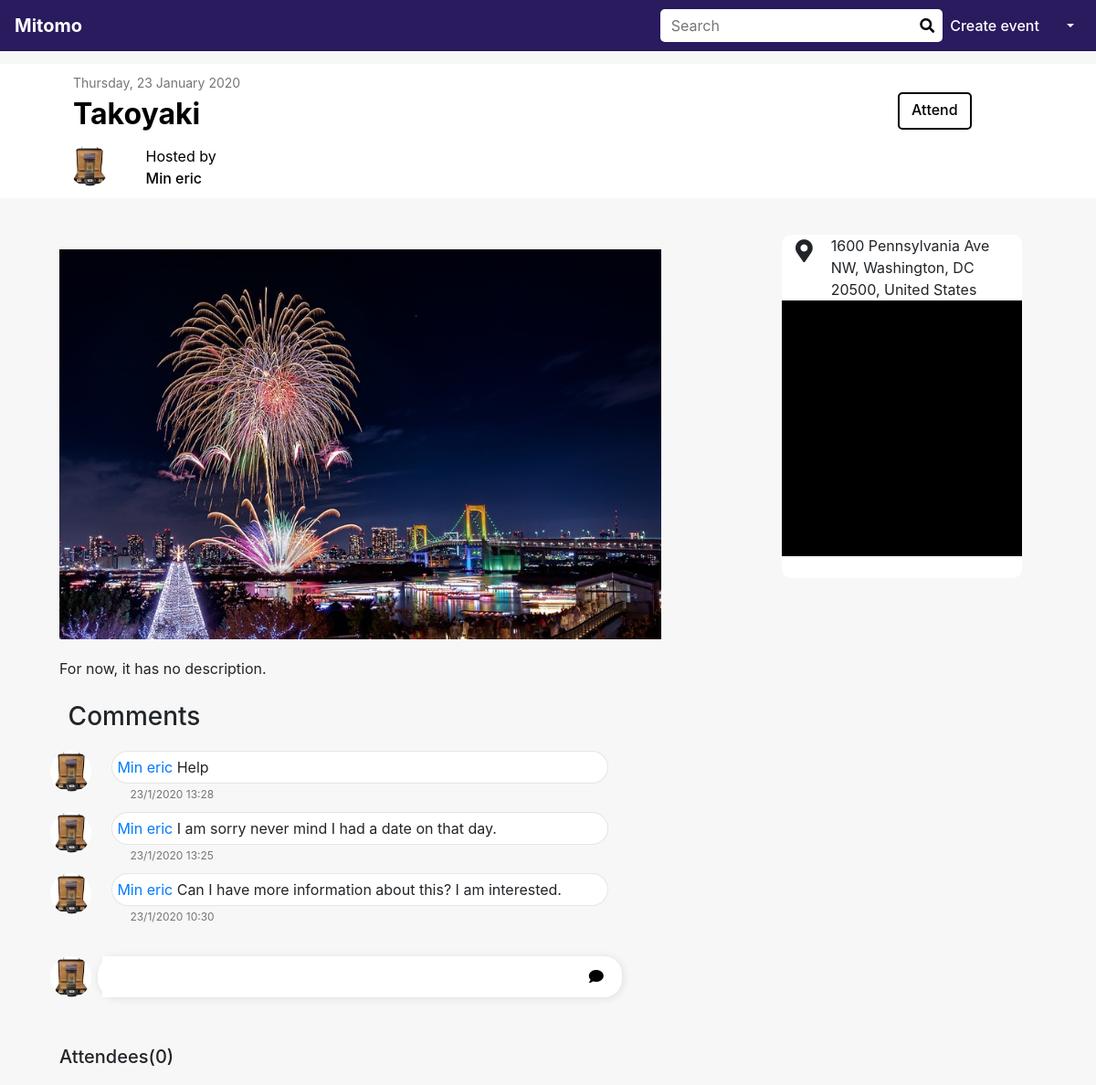
The app's page /detail/7/ (signed in) with its own data.
### tomo/models.py (models this page shows, shortened)
class Event(models.Model):
    name = models.CharField(max_length=1024)
    detail = models.TextField()
    hosted_at = models.DateTimeField(default=timezone.now())
    created_at = models.DateTimeField(default=timezone.now())
    tags = models.ManyToManyField(Tag)
    address = models.TextField(default="")
    lat = models.FloatField(default=1)
    lng = models.FloatField(default=1)
    host = models.ForeignKey(User, related_name="events", on_delete=models.CASCADE, default=8)
    cover_image = models.ImageField(upload_to=getEventImageFolder, default="default.jpg")
    attendees = models.ManyToManyField(User)

class User(AuthUser):
    description = models.TextField(default="")
    contact = models.TextField(default="")
    age = models.IntegerField(default=0)
    first_time = models.IntegerField(default=1)
    tags = models.ManyToManyField(Tag)
    avatar_image = models.ImageField(upload_to=getUserImageFolder, default="default.jpg")

class Comment(models.Model):
    content = models.TextField()
    like = models.IntegerField(default=0)
    dislike = models.IntegerField(default=0)
    date = models.DateTimeField(default=timezone.now())
    event = models.ForeignKey(Event, related_name='comments', on_delete=models.CASCADE, default=1)
    user = models.ForeignKey(User, related_name='comments', on_delete=models.CASCADE, default=8)

### tomo/views.py (the view, shortened to what this page needs)
# urls.py: path('detail/<int:event_id>/', views.detail, name='detail'), #event_detail
def detail(request, event_id):
    try:
        event = Event.objects.get(pk=event_id)
    except Event.DoesNotExist:
        raise Http404("Event does not exist")
    try:
        user = User.objects.get(pk=getCurrentUserId(request))
        attended = event.attendees.filter(pk=user.id).exists()
        hosted = False
        if event.host == user:
            hosted = True
        context = {
            'event': event,
            'comments': event.comments.order_by('-date'),
            'user': user,
            'attended': attended,
            'hosted': hosted,
        }
    except:
        context = {
            'event': event,
            'comments': event.comments.order_by('-date'),
        }
    return render(request, 'detail.html', context)

### tomo/helper.py (called while the page is built)
def getCurrentUserId(request):
    if 'user_id' in request.session and request.session['user_id']:
        user_id = request.session['user_id']
        try:
            user = User.objects.get(pk=user_id)
        except:
            return NO_USER
        return request.session['user_id']
    else:
        return NO_USER

### tomo/templates/detail.html (shortened to what this page needs)
{% load static %}
<!DOCTYPE html>
<html>
    <head>
        <link rel="stylesheet" href="https://use.fontawesome.com/releases/v5.7.0/css/all.css"
>
        <link rel="stylesheet" href="//code.jquery.com/ui/1.12.1/themes/base/jquery-ui.css">
        <link rel="stylesheet" type="text/css" href="{% static 'css/bootstrap.min.css' %}" />
        <link rel="stylesheet" type="text/css" href="{% static 'css/all.min.css' %}" />
        <link rel="stylesheet" type="text/css" href="{% static 'css/detail.css' %}" />
    </head>
    <body class = "body">
        <div class="head-bar">
            {% include 'navbar.html' %}
        </div>
        <div class="top">
            <div class="event-time">{{ event.hosted_at | date:"l, j F Y" }}</div>
            <div class="row">
                <div class="col-3 event-name">
                    {{ event.name }}
                </div>
                <div class="col-2 offset-6">
                    {% if attended %}
                        <div class="attend-btn" onclick="attend()">
                            <i class="fa fa-check"> </i>Attended
                        </div>
                    {% elif hosted %}
                        <div class="attend-btn" onclick="update()">
                            Update
                        </div>
                    {% else %}
                        <div class="attend-btn" onclick="attend()">
                            Attend
                        </div>
                    {% endif %}
                </div>
            </div>
            <div class="row host-row">
                <div class="col-1 padding-0">
                    <div class="host-avatar-image-div">
                        <img class="host-avatar-image" src="{{ event.host.avatar_image.url }}">
                    </div>
                </div>
                <div class="col-3  padding-0">
                        <div>Hosted by</div>
                        <a class="host-name" href="{% url 'user_profile' event.host.username %}">{{ event.host.first_name }} {{ event.host.last_name }}</a>
                </div>
            </div>
        </div>
        <div class="box">
            <div class="row">
                <div class="one col-7">
                    <img id="ava" src="{{ event.cover_image.url }}" alt="Avatar">
                    {% if event.detail %}
                        <div>{{ event.detail | linebreaksbr}}</div>
                    {% else %}
                        <div>For now, it has no description.</div>
                    {% endif %}
                    <br>
                    <h3 class="comments-title" style="padding-left: 1.2vh;" >Comments</h3>
                    {% if comments %}
                        {% for comment in comments %}
                            <div class="row comment">
                                <div class="comment-image col-1">
                                    <img class="avatar-image" src="{{ comment.user.avatar_image.url }}" alt="Avatar">
                                </div>
                                <div class="col-10">
                                    <div class="comment-text">
                                        <a href="{% url 'user_profile' comment.user.username %}">{{ comment.user.first_name }} {{ comment.user.last_name }}</a> {{ comment.content | linebreaksbr }}
                                    </div>
                                    <div class="comment-time">
                                        {{ comment.date | date:"j/n/Y G:i"}}
                                    </div>
                                </div>
                            </div>
                        {% endfor %}
                    {% endif %}
                    <br>
                    <form action="{% url 'detail' event.id %}" method="post">
                        <div class="row">
                            <div class="comment-image col-1">
                                <img class="avatar-image" src="{{ user.avatar_image.url }}" alt="Avatar">
                            </div>
                            <div class="col-10 comment-text-input row ">
                                <textarea class="col-11" id="textInput" name="comment_text"  rows="1" ></textarea>
                                <button type="submit" class="btn col-1 comment-btn"><i class="fas fa-comment"></i></button>
                            </div>
                        </div>
                    </form>
                    <div class="attendees">Attendees({{event.attendees.all.count}})</div>
                </div>
                <div class="col-3 offset-1">
                    <div class="four">
                        <div class="row">
                            <div class="col-2 map-marker">
                                <i class="fa fa-map-marker-alt"></i>
                            </div>
                            <div class="col-9">
                                {{ event.address }}
                            </div>
                        </div>
                        <div id="map"></div>
                        <div><br></div>
                    </div>
                </div>
            </div>
        </div>
    </body>
</html>

### tomo/static/css/detail.css (style rules this page uses)
.top { background-color: white; padding-left: 80px; padding-top: 10px; padding-bottom: 10px; color: black ; margin-bottom: 40px; }
.box { border-radius: 25px; display: block; margin: 40px 0px 0px 60px; }
.one { border-radius: 25px; height: auto; min-height: 50vh; padding: 1vh 1vw; padding-right: 1.5vh; margin: 1vh; }
.four { border-radius: 10px; background-color: white; }
.event-time { font-size: 14px; color: rgb(117, 117, 117); font-weight: 400px; }
.event-name { font-size: 32px; font-weight: 700; margin-bottom: 10px; }
.row.host-row { margin-right: 0px; }
.attend-btn { border: 2px solid black; color: rgba(0, 0, 0, .2) font-size: 18px; border-radius: 5px; font-weight: 500; width: 50%; height: 70%; margin: auto; padding-top: 5px; text-align: center; }
.host-name { font-size: 16px; font-weight: 500; color: black; }
.host-avatar-image-div { margin-left: 10px; }
.host-avatar-image { height: 45px; width: 45px; border-radius: 50px; padding-right: 0px; fit-content: cover; }
#ava { width: 100%; height: auto; margin-bottom: 20px; }
#map { width: 100%; height: 35vh; background-color:black; }
.comments-title { margin-bottom: 20px; }
.comment { margin-top: 10px; margin-bottom: 10px; }
.comment-image { padding-left: 5px; padding-right: 0; }
.comment-text { margin-left: 0px; padding-top: 5px; padding-bottom: 5px; padding-left: 5px; padding-right: 5px; border-radius: 20px; background: white; }
.comment-text-input { margin-left: 0px; padding-top: 0px; padding-bottom: 0px; padding-left: 5px; padding-right: 5px; border-radius: 20px; background: white; box-shadow: 1px 1px 10px rgba(0, 0, 0, .1); }
#textInput { border: none; outline: none; resize: none; padding-top: 5px; padding-bottom: 1px; }
.comment-btn { background: transparent; }
.comment-time { font-size: 12px; color: rgb(117, 117, 117); font-weight: 400px; margin-top: 3px; padding-left: 20px; }
.avatar-image { height: 45px; width: 45px ; border-radius: 40px; fit-content: cover; }
.map-marker { text-align: right; display: table-cell; vertical-align: middle; font-size: 25px; padding: 0px 0px 0px 0px; margin-right: 5px; }
.attendees { margin-top: 50px; font-size: 20px; font-weight: 500; }
img { fit-content: cover; }
body { background-color: rgba(0, 0, 0, .03); }
.padding-0 { padding-right:0; padding-left:0; }
.comment-text { border: 1px solid rgba(0, 0, 0, .1); }

### tomo/static/css/navbar.css (style rules this page uses)
.head-bar { margin-bottom: 70px; }

### records on screen
Event: hosted_at "Thursday, 23 January 2020", name "Takoyaki", host.avatar_image (placeholder picture), host.first_name "Min", host.last_name "eric", cover_image (picture), attendees.all.count "0", address "1600 Pennsylvania Ave NW, Washington, DC 20500, United States"
Comment: user.avatar_image (placeholder picture), user.first_name "Min", user.last_name "eric", content "Help", date "23/1/2020 13:28"
Comment: user.avatar_image (placeholder picture), user.first_name "Min", user.last_name "eric", content "I am sorry never mind I had a date on that day.", date "23/1/2020 13:25"
Comment: user.avatar_image (placeholder picture), user.first_name "Min", user.last_name "eric", content "Can I have more information about this? I am interested.", date "23/1/2020 10:30"
User: avatar_image (placeholder picture)
